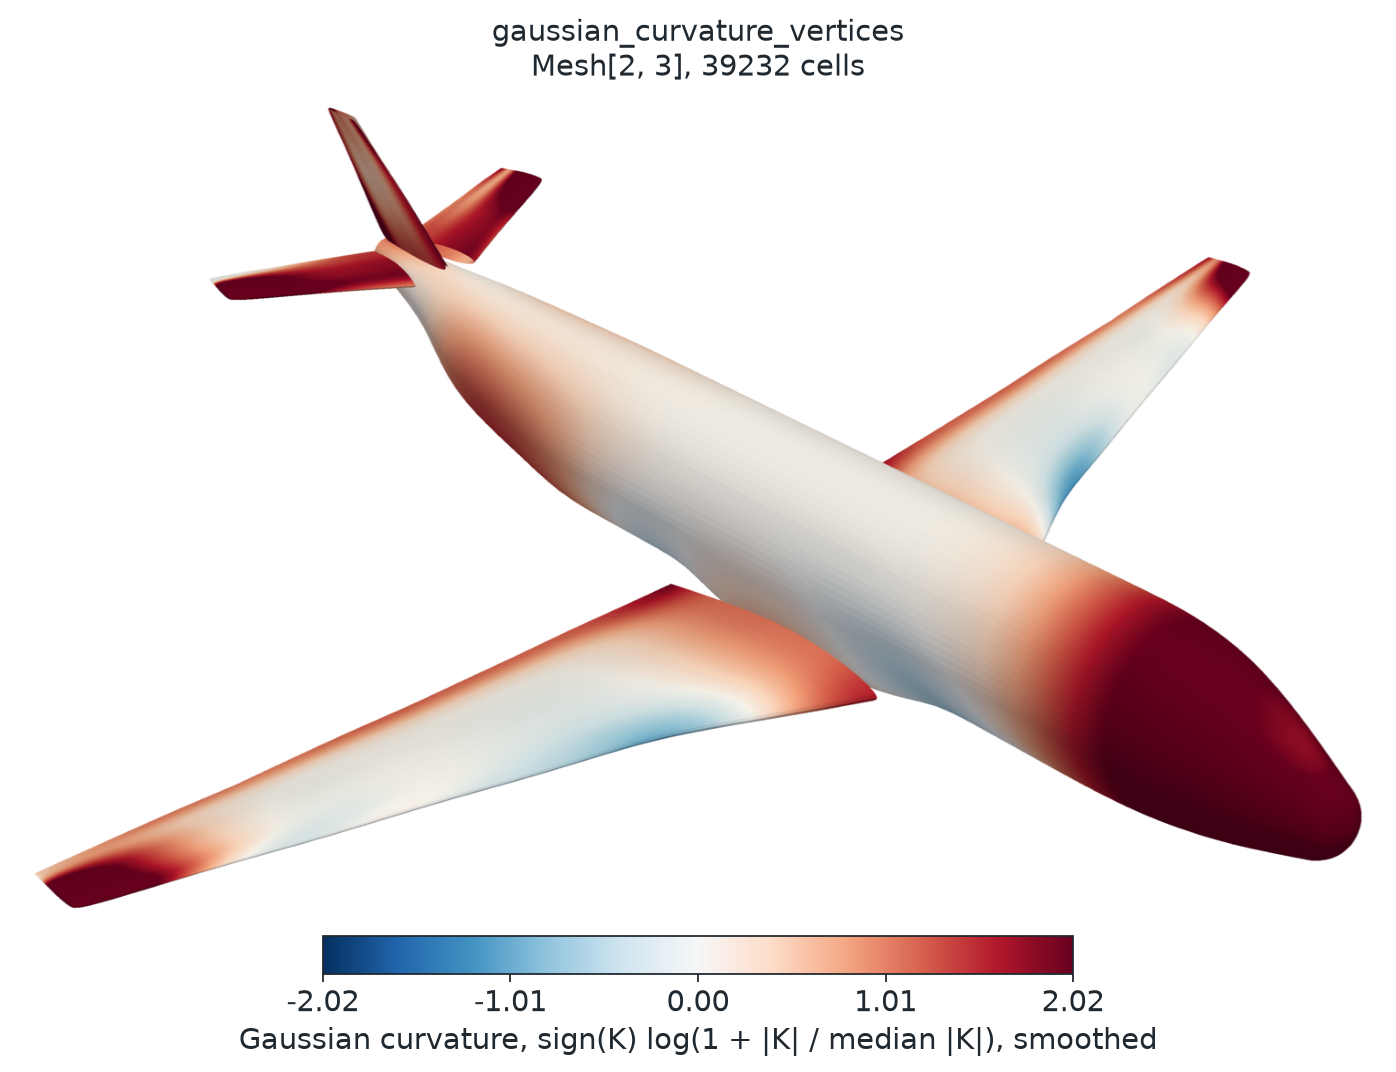

The script that drew this image:
# SPDX-FileCopyrightText: Copyright (c) 2023 - 2026 NVIDIA CORPORATION & AFFILIATES.
# SPDX-FileCopyrightText: All rights reserved.
# SPDX-License-Identifier: Apache-2.0
#
# Licensed under the Apache License, Version 2.0 (the "License");
# you may not use this file except in compliance with the License.
# You may obtain a copy of the License at
#
# http://www.apache.org/licenses/LICENSE-2.0
#
# Unless required by applicable law or agreed to in writing, software
# distributed under the License is distributed on an "AS IS" BASIS,
# WITHOUT WARRANTIES OR CONDITIONS OF ANY KIND, either express or implied.
# See the License for the specific language governing permissions and
# limitations under the License.

"""Render the PyVista stock airplane mesh colored by Gaussian curvature."""

from pathlib import Path

import matplotlib.pyplot as plt
import numpy as np
import pyvista as pv
import torch
from _style import DIVERGING, mesh_label, save
from matplotlib.colors import TwoSlopeNorm

from physicsnemo.mesh.io import from_pyvista, to_pyvista

pv.OFF_SCREEN = True

OUTPUT = Path(__file__).parent / "airplane_gaussian_curvature.png"


def _smoothed_curvature(mesh):
    """Return the log-scaled Gaussian curvature, smoothed by neighbor averaging."""

    # The airplane has open boundary edges, where curvature is NaN.
    values = torch.nan_to_num(mesh.gaussian_curvature_vertices, nan=0.0)
    # Scale by the median magnitude first: the airplane's units make every |K| far
    # below one, where log1p is linear and the log scale would do nothing.
    scale = values.abs().median().clamp(min=torch.finfo(values.dtype).tiny)
    values = values.sign() * (values.abs() / scale).log1p()
    # Iterated neighbor averaging suppresses per-vertex noise of the estimate.
    source, target = mesh.get_point_to_points_adjacency().expand_to_pairs()
    for _ in range(50):
        neighbor_sum = torch.zeros_like(values)
        counts = torch.zeros_like(values)
        neighbor_sum.scatter_add_(0, target, values[source])
        counts.scatter_add_(0, target, torch.ones_like(values[source]))
        values = 0.3 * values + 0.7 * neighbor_sum / counts.clamp(min=1)
    return values


def main():
    """Generate the documentation image."""

    mesh = from_pyvista(pv.examples.load_airplane()).clean()
    # Loop subdivision gives a smoother surface for the discrete estimate.
    mesh = mesh.subdivide(levels=2, filter="loop")
    values = _smoothed_curvature(mesh).numpy()
    # Symmetric limits keep zero white. The 80th percentile keeps the sharp edges
    # from compressing the bulk variation, and both signs, into one color.
    limit = float(np.percentile(np.abs(values), 80))
    norm = TwoSlopeNorm(vmin=-limit, vcenter=0.0, vmax=limit)

    pv_mesh = to_pyvista(mesh)
    pv_mesh.point_data["curvature"] = values
    plotter = pv.Plotter(off_screen=True, window_size=(1800, 1150))
    plotter.enable_anti_aliasing("ssaa")
    plotter.set_background("white")
    plotter.add_mesh(
        pv_mesh,
        scalars="curvature",
        cmap=DIVERGING,
        clim=(-limit, limit),
        show_scalar_bar=False,
        ambient=0.35,
        diffuse=0.7,
    )
    # Scale-relative camera, shared with airplane.py.
    center = mesh.points.mean(dim=0).numpy().tolist()
    diagonal = float((mesh.points.amax(dim=0) - mesh.points.amin(dim=0)).norm())
    eye = [
        center[0] - 0.7 * diagonal,
        center[1] - 0.7 * diagonal,
        center[2] + 0.6 * diagonal,
    ]
    plotter.camera_position = [eye, center, (0.0, 0.0, 1.0)]
    plotter.camera.zoom(1.25)
    image = plotter.screenshot(return_img=True)
    plotter.close()
    # Crop the white border, so that the title sits close to the airplane.
    ink = (image[..., :3] < 250).any(axis=2)
    rows, cols = np.flatnonzero(ink.any(axis=1)), np.flatnonzero(ink.any(axis=0))
    image = image[
        max(rows[0] - 20, 0) : rows[-1] + 20, max(cols[0] - 20, 0) : cols[-1] + 20
    ]

    figure, axis = plt.subplots(
        figsize=(11.0, 11.0 * image.shape[0] / image.shape[1] + 1.4)
    )
    axis.imshow(image)
    axis.set_title(f"gaussian_curvature_vertices\n{mesh_label(mesh)}")
    axis.set_axis_off()
    colorbar = figure.colorbar(
        plt.cm.ScalarMappable(norm=norm, cmap=DIVERGING),
        ax=axis,
        orientation="horizontal",
        fraction=0.04,
        pad=0.01,
        shrink=0.55,
    )
    colorbar.set_label(
        "Gaussian curvature, sign(K) log(1 + |K| / median |K|), smoothed"
    )
    ticks = np.linspace(-limit, limit, 5)
    colorbar.set_ticks(ticks, labels=[f"{tick:.2f}" for tick in ticks])
    save(figure, OUTPUT, tight=True, full_color=True)


if __name__ == "__main__":
    main()
